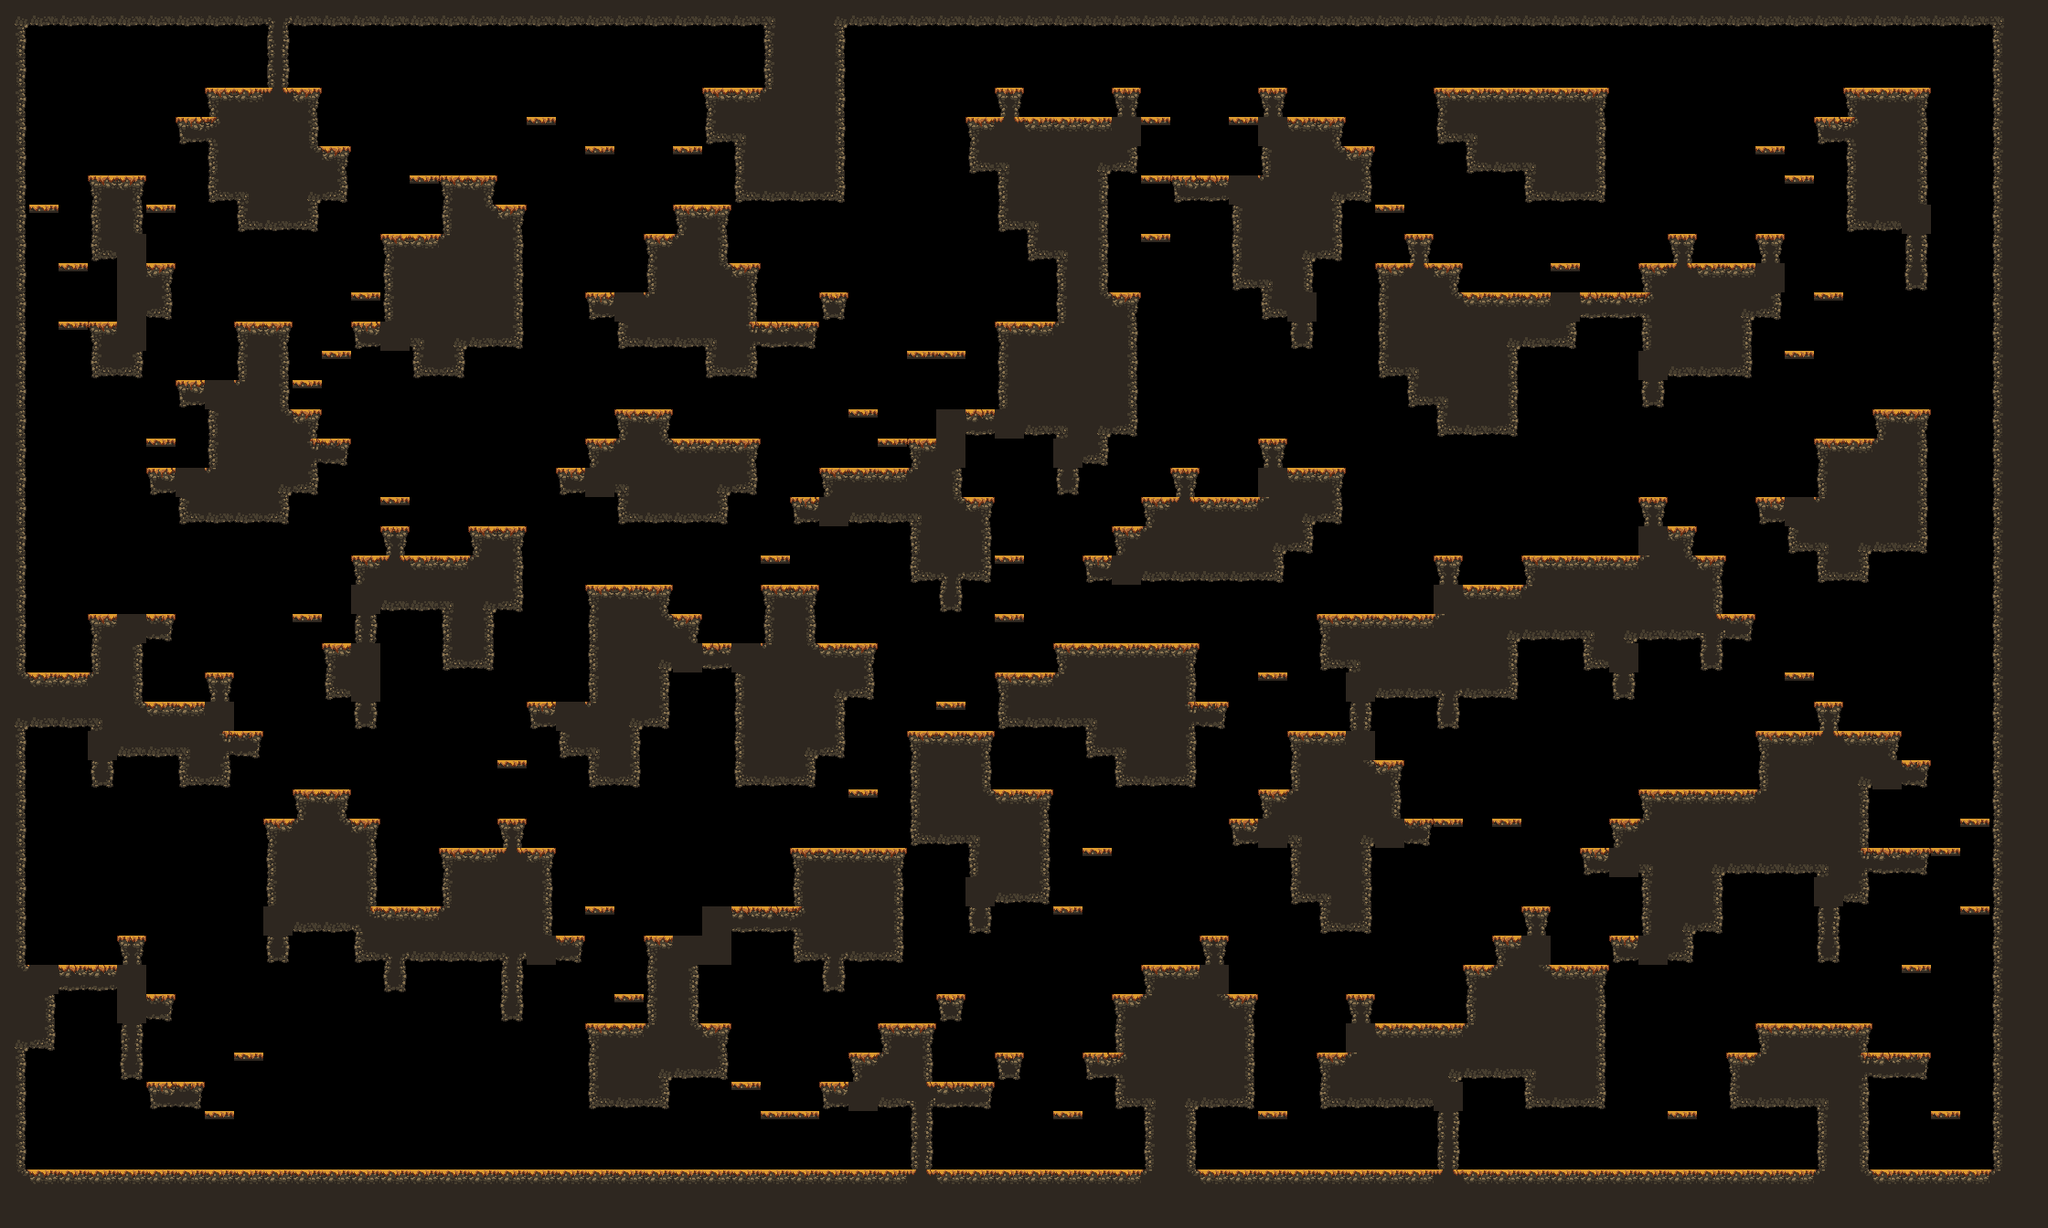

Tiled map render using the project's own tile images. Description and the map definition, with tile-layer contents summarised, below:
An orthogonal 70x42 tile map with 32x32 px tiles, 1 tile layer (main) and 17 objects (9x spawn, spawnPlayer0, spawnCrown0, spawnPlayer1, spawnCrown1, ...).

<map compressionlevel="0" height="42" infinite="0" nextlayerid="3" nextobjectid="4" orientation="orthogonal" renderorder="right-down" tiledversion="1.3.2" tileheight="32" tilewidth="32" version="1.2" width="70">
 <tileset firstgid="1" source="forest_fall_tile_set.tsx" />
 <layer height="42" id="1" name="main" width="70">
  <data>[2940 cells, 1280 non-empty, 27 distinct tile ids]</data>
 </layer>
 <objectgroup id="2" name="objects"><object id="1" name="spawnPlayer0" x="128" y="144.0" /><object id="2" name="spawnCrown0" x="128" y="144.0" /><object id="3" name="spawnPlayer1" x="2080" y="400.0" /><object id="4" name="spawnCrown1" x="2080" y="400.0" /><object id="5" name="spawnPlayer2" x="128" y="1232.0" /><object id="6" name="spawnCrown2" x="96" y="1232.0" /><object id="7" name="spawnPlayer3" x="2112" y="1232.0" /><object id="8" name="spawnCrown3" x="2144" y="1232.0" /><object id="9" name="spawn" x="1056" y="752.0" /><object id="10" name="spawn" x="512" y="144.0" /><object id="11" name="spawn" x="1632" y="976.0" /><object id="12" name="spawn" x="544" y="1232.0" /><object id="13" name="spawn" x="2080" y="1232.0" /><object id="14" name="spawn" x="576" y="176.0" /><object id="15" name="spawn" x="736" y="176.0" /><object id="16" name="spawn" x="448" y="1232.0" /><object id="17" name="spawn" x="384" y="1232.0" /></objectgroup></map>
